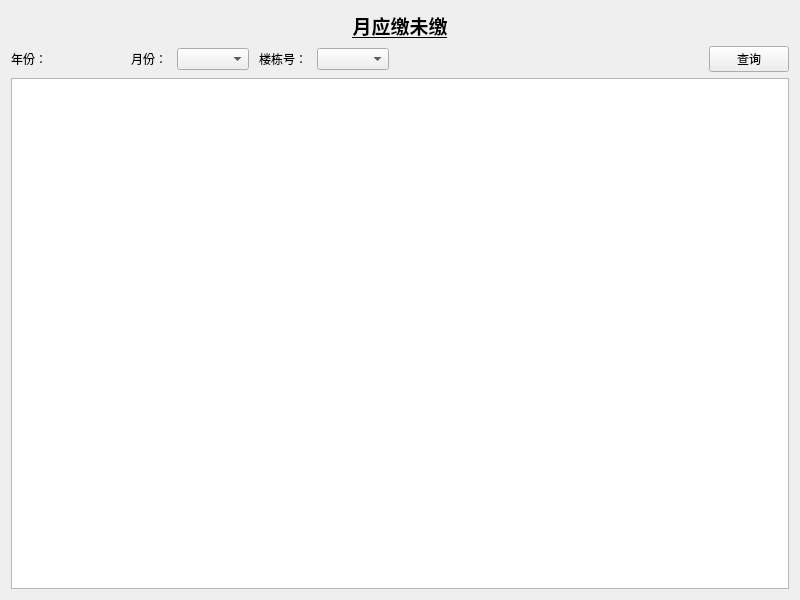
<?xml version="1.0" encoding="UTF-8"?>
<ui version="4.0">
 <class>MonthNotPayedWidget</class>
 <widget class="QWidget" name="MonthNotPayedWidget">
  <property name="geometry">
   <rect>
    <x>0</x>
    <y>0</y>
    <width>800</width>
    <height>600</height>
   </rect>
  </property>
  <property name="sizePolicy">
   <sizepolicy hsizetype="Expanding" vsizetype="Expanding">
    <horstretch>0</horstretch>
    <verstretch>0</verstretch>
   </sizepolicy>
  </property>
  <property name="minimumSize">
   <size>
    <width>800</width>
    <height>600</height>
   </size>
  </property>
  <property name="windowTitle">
   <string>Form</string>
  </property>
  <layout class="QGridLayout" name="gridLayout">
   <item row="0" column="0">
    <layout class="QVBoxLayout" name="verticalLayout">
     <item>
      <widget class="QLabel" name="label">
       <property name="sizePolicy">
        <sizepolicy hsizetype="Expanding" vsizetype="Preferred">
         <horstretch>0</horstretch>
         <verstretch>0</verstretch>
        </sizepolicy>
       </property>
       <property name="font">
        <font>
         <family>Calibri</family>
         <pointsize>14</pointsize>
         <weight>75</weight>
         <bold>true</bold>
         <underline>true</underline>
        </font>
       </property>
       <property name="text">
        <string>月应缴未缴</string>
       </property>
       <property name="alignment">
        <set>Qt::AlignCenter</set>
       </property>
      </widget>
     </item>
     <item>
      <layout class="QHBoxLayout" name="horizontalLayout">
       <property name="spacing">
        <number>10</number>
       </property>
       <item>
        <widget class="QLabel" name="label_2">
         <property name="text">
          <string>年份：</string>
         </property>
        </widget>
       </item>
       <item>
        <widget class="QLabel" name="yearLabel">
         <property name="text">
          <string>                   </string>
         </property>
        </widget>
       </item>
       <item>
        <widget class="QLabel" name="label_3">
         <property name="text">
          <string>月份：</string>
         </property>
        </widget>
       </item>
       <item>
        <widget class="QComboBox" name="MonthComboBox"/>
       </item>
       <item>
        <widget class="QLabel" name="label_4">
         <property name="text">
          <string>楼栋号：</string>
         </property>
        </widget>
       </item>
       <item>
        <widget class="QComboBox" name="BuildingComboBox"/>
       </item>
       <item>
        <spacer name="horizontalSpacer">
         <property name="orientation">
          <enum>Qt::Horizontal</enum>
         </property>
         <property name="sizeHint" stdset="0">
          <size>
           <width>40</width>
           <height>20</height>
          </size>
         </property>
        </spacer>
       </item>
       <item>
        <widget class="QPushButton" name="selectPushButton">
         <property name="text">
          <string>查询</string>
         </property>
        </widget>
       </item>
      </layout>
     </item>
     <item>
      <widget class="QTableView" name="tableView"/>
     </item>
    </layout>
   </item>
  </layout>
 </widget>
 <resources/>
 <connections/>
</ui>
